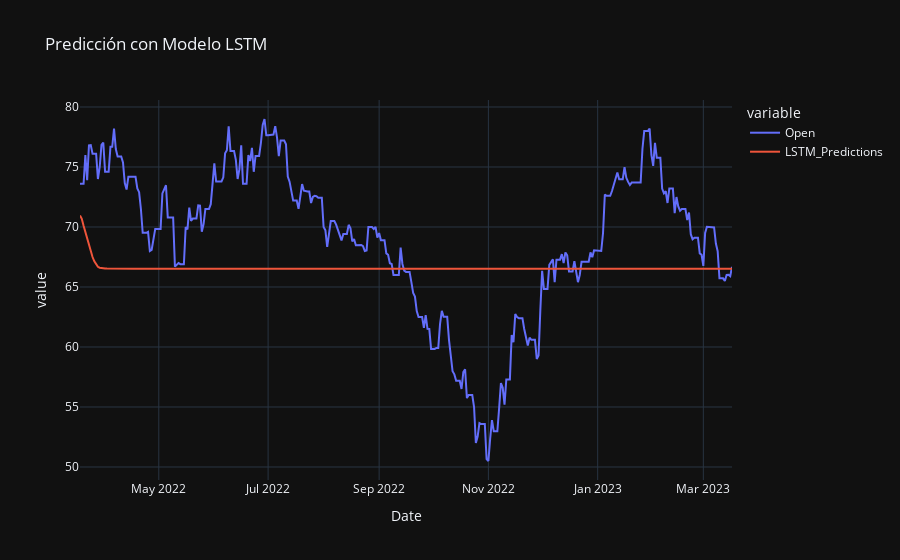

Notebook code cell kept with this figure:
### Code cell
import plotly.express as px
ai=test_data[["Open","LSTM_Predictions"]]
fig = px.line(ai, x=test_data.index, y=ai.columns,title="Predicción con Modelo LSTM", template = "plotly_dark")
fig.show()

### Figure 1 — Plotly figure (JSON) as saved in the notebook; plotly's stock layout.template omitted (floating-point values rounded to 4 significant figures; data arrays with more than 128 entries replaced by an {"elided": "..."} marker saying what was removed)
{"data": [{"hovertemplate": "variable=Open<br>Date=%{x}<br>value=%{y}<extra></extra>", "legendgroup": "Open", "line": {"color": "#636efa", "dash": "solid"}, "marker": {"symbol": "circle"}, "mode": "lines", "name": "Open", "orientation": "v", "showlegend": true, "type": "scatter", "x": {"elided": "365 str values"}, "xaxis": "x", "y": {"elided": "365 float values"}, "yaxis": "y"}, {"hovertemplate": "variable=LSTM_Predictions<br>Date=%{x}<br>value=%{y}<extra></extra>", "legendgroup": "LSTM_Predictions", "line": {"color": "#EF553B", "dash": "solid"}, "marker": {"symbol": "circle"}, "mode": "lines", "name": "LSTM_Predictions", "orientation": "v", "showlegend": true, "type": "scatter", "x": {"elided": "365 str values"}, "xaxis": "x", "y": {"elided": "365 float values"}, "yaxis": "y"}], "layout": {"legend": {"title": {"text": "variable"}, "tracegroupgap": 0}, "title": {"text": "Predicción con Modelo LSTM"}, "xaxis": {"anchor": "y", "domain": [0, 1], "title": {"text": "Date"}}, "yaxis": {"anchor": "x", "domain": [0, 1], "title": {"text": "value"}}}}
